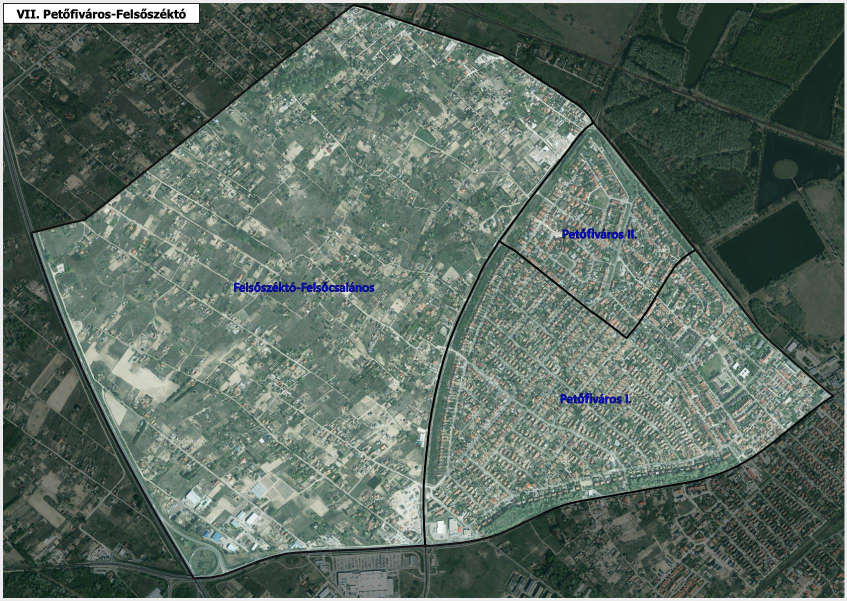
#> input picture data/neighborhoods/sources/municipal-kecskemet-outer-next/figure79-source.jpeg, 1694 x 1202 px (shown at 1/2 size)
$ python trace_raster_diagnostic.py
#> lines starting #> are read from the running program, lines starting #| are printed output that depends on the picture
import json,math,heapq
from pathlib import Path
import numpy as np
from PIL import Image,ImageDraw
from shapely.geometry import Polygon,mapping
from shapely.validation import explain_validity
P=Path(__file__).resolve().parent
image=Image.open(P/'figure79-source.jpeg').convert('RGB');rgb=np.asarray(image);value=rgb.max(axis=2);height,width=value.shape
#> further down, image is the input picture: PIL image 1694x1202 RGB; mean R, G, B 92.4, 107.6, 98
#> after `value = rgb.max(axis=2)`:
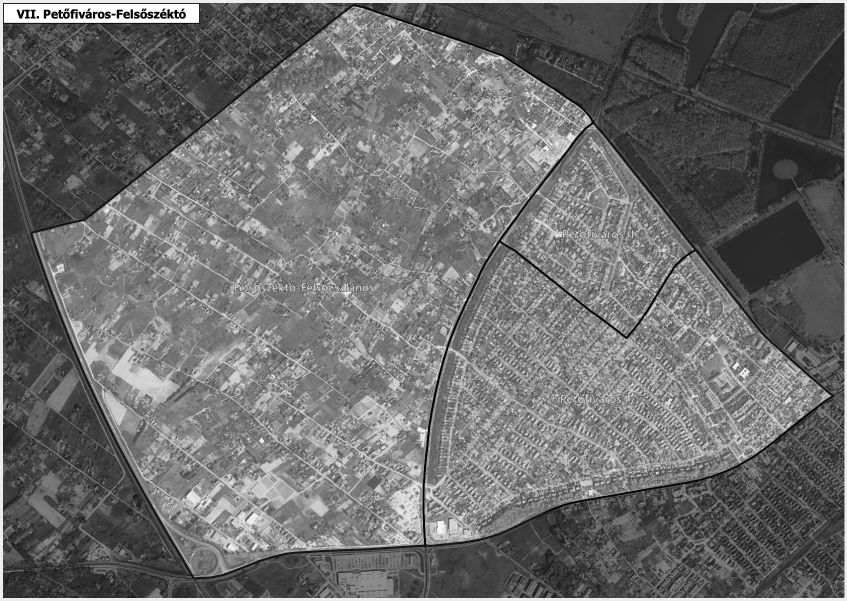
#> value: shape (1202, 1694) (shown at 1/2 size); min 0, max 255, mean 108.2
#> after `height, width = value.shape`: height = 1202; width = 1694
A=(1002,485);B=(1253,676);C=(1390,501);N=(1185,249);D=(1663,790);E=(849,1090)
SECTIONS={
'AB':[A,(1027,499),(1056,516),(1094,543),(1132,574),(1180,613),(1227,650),B],
'BC':[B,(1273,653),(1292,630),(1311,601),(1329,568),(1351,536),(1363,519),C],
'CD':[C,(1422,542),(1460,591),(1495,632),(1531,675),(1575,718),(1613,754),D],
'DE':[D,(1630,811),(1594,841),(1558,871),(1522,900),(1486,922),(1455,940),(1422,952),(1388,961),(1330,969),(1269,976),(1195,986),(1130,1009),(1081,1029),(1033,1052),(988,1070),(951,1080),(918,1085),(885,1089),E],
'EA':[E,(847,1045),(848,1000),(849,955),(853,909),(857,864),(864,819),(870,776),(879,730),(891,682),(905,638),(923,593),(947,549),(973,510),A],
'NC':[N,(1204,264),(1223,289),(1243,314),(1261,337),(1282,363),(1301,387),(1324,416),(1353,451),C],
'AN':[A,(1032,439),(1065,395),(1093,357),(1122,319),(1155,276),N]}
LIMIT=45;PAD=14
snaps={}
def snap(p):
 if p in snaps:return snaps[p]
 x,y=p;candidates=[]
 for yy in range(max(0,y-9),min(height,y+10)):
  for xx in range(max(0,x-9),min(width,x+10)):
   if value[yy,xx]<=LIMIT:candidates.append(((xx-x)**2+(yy-y)**2+float(value[yy,xx])*.01,(xx,yy)))
 if not candidates:raise ValueError('No sourceblackpixelnear '+str(p))
 q=min(candidates)[1];snaps[p]=q;return q
def dist_segment(p,a,b):
 dx,dy=b[0]-a[0],b[1]-a[1];t=max(0,min(1,((p[0]-a[0])*dx+(p[1]-a[1])*dy)/(dx*dx+dy*dy)));return math.hypot(p[0]-a[0]-t*dx,p[1]-a[1]-t*dy)
def path(a,b):
 lo=(max(0,min(a[0],b[0])-PAD),max(0,min(a[1],b[1])-PAD));hi=(min(width-1,max(a[0],b[0])+PAD),min(height-1,max(a[1],b[1])+PAD));best={a:0};back={};todo=[(0,a)]
 while todo:
  d,u=heapq.heappop(todo)
  if d!=best[u]:continue
  if u==b:break
  for dx,dy in [(1,0),(-1,0),(0,1),(0,-1),(1,1),(1,-1),(-1,1),(-1,-1)]:
   v=(u[0]+dx,u[1]+dy)
   if not(lo[0]<=v[0]<=hi[0]and lo[1]<=v[1]<=hi[1])or value[v[1],v[0]]>LIMIT:continue
   offset=dist_segment(v,a,b)
   if offset>PAD:continue
   nd=d+math.hypot(dx,dy)*(1+float(value[v[1],v[0]])*.04)+offset*offset*.001
   if nd<best.get(v,float('inf')):best[v]=nd;back[v]=u;heapq.heappush(todo,(nd,v))
 if b not in best:raise ValueError('Sourceblackstrokeisdisconnected '+str((a,b)))
 out=[b]
 while out[-1]!=a:out.append(back[out[-1]])
 return out[::-1]
paths={}
for k,seeds in SECTIONS.items():
 cs=[]
 for a,b in zip(seeds,seeds[1:]):
  part=path(snap(a),snap(b));cs+=part if not cs else part[1:]
 paths[k]=cs;print(k,len(cs),'maxsourceRGB',max(int(value[y,x])for x,y in cs))
#> after the loop, paths = 7 items
def joined(parts):
 out=[]
 for k,reverse in parts:
  cs=paths[k][::-1]if reverse else paths[k]
  if out and out[-1]!=cs[0]:raise ValueError('Disconnectedsections')
  out+=cs if not out else cs[1:]
#> after the loop, out = 2190 pairs, first value 846 to 1663, second value 484 to 1090
 return out
I=joined([('AB',False),('BC',False),('CD',False),('DE',False),('EA',False)])
#> I has the same summary as out in joined
II=joined([('AN',False),('NC',False),('BC',True),('AB',True)])
#> II = 956 pairs, first value 1000 to 1390, second value 247 to 676
#> (the run stopped early here; a loop or call above may not have finished)
